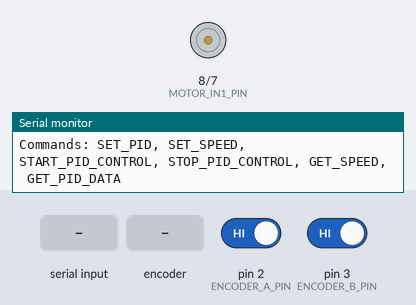
The sketch below on a simulated Arduino Uno, built with avr-gcc and run on an emulated ATmega328P. Shown: motor-driver pin pairs drawn as motors (green arrow = first pin HIGH = forward, orange = second pin HIGH = backward, longer = more drive, scaled by the enable pin), the last lines printed to the serial monitor. The test bench sets the inputs (shaded band); at power-on: pin 2 (ENCODER_A_PIN) HIGH, pin 3 (ENCODER_B_PIN) HIGH.

Above: at 1.2 s.
1.3 s: "START_PID_CONTROL" received over Serial
3.8 s: rotary encoder on pin 2 (ENCODER_A_PIN) / pin 3 (ENCODER_B_PIN) turned 2 steps (second pin leading)
At 3.95 s:
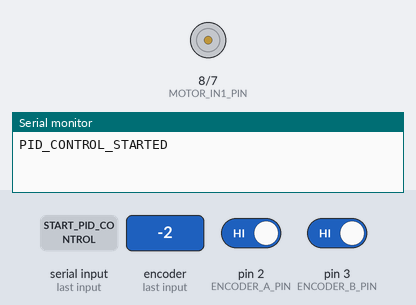
5.7 s: "START_COAST_DOWN" received over Serial
At 7.7 s:
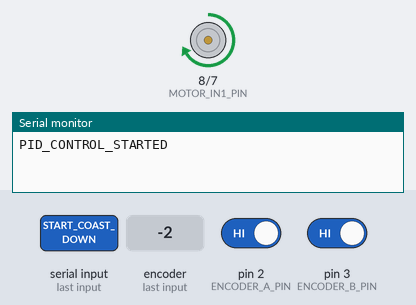
8.7 s: "STOP_PID_CONTROL" received over Serial
11.2 s: "START_STEADY_STATE" received over Serial
At 43.4 s:
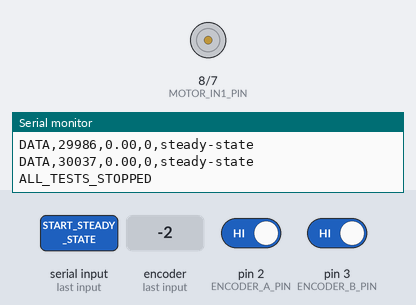
Timing chart, 0 to 43.7 s (numbered marks = the images above; inputs shaded):
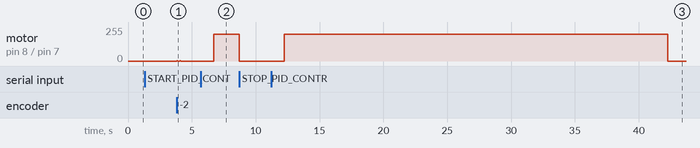

Measured:
- after the input at 3.8 s, motor on pin 8 (MOTOR_IN1_PIN) / pin 7 (MOTOR_IN2_PIN): stopped → forward 1/255 after 0.23 s, → stopped 0.10 s later
- after the input at 5.7 s, motor on pin 8 (MOTOR_IN1_PIN) / pin 7 (MOTOR_IN2_PIN): stopped → forward 200/255 after 1.0 s
- after the input at 11.2 s, motor on pin 8 (MOTOR_IN1_PIN) / pin 7 (MOTOR_IN2_PIN): stopped → forward 200/255 after 1.0 s, → stopped 30.0 s later

The sketch:

CtrlHub_PID_Control.ino
```cpp
/*
  ==============================================================
  CtrlHub PID Control - Enhanced Arduino Interface
  ==============================================================
  This sketch extends the parameter extraction functionality
  to include PID control capabilities for the DC Motor PID
  Control experiment.

  Features:
  - All existing parameter extraction tests
  - PID controller implementation
  - Real-time speed control
  - Data logging and reporting

  Pin Configuration:
  - Motor ENA (PWM Speed): Pin 9
  - Motor IN1 (Direction): Pin 8
  - Motor IN2 (Direction): Pin 7
  - Encoder A: Pin 2 (Interrupt Pin)
  - Encoder B: Pin 3 (Interrupt Pin)

  Commands:
  - SET_PID Kp Ki Kd: Set PID parameters
  - SET_SPEED speed: Set target speed
  - START_PID_CONTROL: Begin PID control loop
  - STOP_PID_CONTROL: Stop PID control
  - GET_SPEED: Get current speed
  - GET_PID_DATA: Get speed, error, output data
*/

#include <PID_v1.h>

// ======================================================
// ENCODER AND MOTOR CONFIGURATION
// ======================================================
const int COUNTS_PER_REVOLUTION = 2400;  // 4 * PPR for quadrature

// Pin Definitions
const int MOTOR_ENA_PIN = 9;   // PWM pin for motor speed
const int MOTOR_IN1_PIN = 8;   // Motor direction pin 1
const int MOTOR_IN2_PIN = 7;   // Motor direction pin 2
const int ENCODER_A_PIN = 2;   // Encoder A (interrupt)
const int ENCODER_B_PIN = 3;   // Encoder B (interrupt)

// Global Variables
volatile long encoderCount = 0;
volatile long lastEncoderCount = 0;
unsigned long lastTime = 0;
unsigned long currentTime = 0;
float currentSpeed = 0.0;  // RPM

// Test control variables
bool testRunning = false;
String currentTest = "";
unsigned long testStartTime = 0;
const int DATA_INTERVAL = 50;  // 50ms between readings

// PID Control Variables
double pidSetpoint = 0.0;     // Target speed (RPM)
double pidInput = 0.0;        // Current speed (RPM)
double pidOutput = 0.0;       // PID output (PWM value)
double pidKp = 1.0, pidKi = 0.1, pidKd = 0.01;  // PID gains
bool pidControlActive = false;

// Create PID controller
PID pidController(&pidInput, &pidOutput, &pidSetpoint, pidKp, pidKi, pidKd, DIRECT);

// ======================================================
// INTERRUPT SERVICE ROUTINES (ISRs)
// ======================================================
void readEncoderA() {
  bool A = digitalRead(ENCODER_A_PIN);
  bool B = digitalRead(ENCODER_B_PIN);

  if (A == B) {
    encoderCount--;
  } else {
    encoderCount++;
  }
}

void readEncoderB() {
  bool A = digitalRead(ENCODER_A_PIN);
  bool B = digitalRead(ENCODER_B_PIN);

  if (A == B) {
    encoderCount++;
  } else {
    encoderCount--;
  }
}

// ======================================================
// SETUP FUNCTION
// ======================================================
void setup() {
  Serial.begin(9600);

  // Initialize motor pins
  pinMode(MOTOR_ENA_PIN, OUTPUT);
  pinMode(MOTOR_IN1_PIN, OUTPUT);
  pinMode(MOTOR_IN2_PIN, OUTPUT);

  // Initialize encoder pins
  pinMode(ENCODER_A_PIN, INPUT_PULLUP);
  pinMode(ENCODER_B_PIN, INPUT_PULLUP);

  // Attach interrupts
  attachInterrupt(digitalPinToInterrupt(ENCODER_A_PIN), readEncoderA, CHANGE);
  attachInterrupt(digitalPinToInterrupt(ENCODER_B_PIN), readEncoderB, CHANGE);

  // Initialize PID controller
  pidController.SetMode(AUTOMATIC);
  pidController.SetOutputLimits(0, 255);  // PWM limits
  pidController.SetSampleTime(50);       // 50ms sample time

  // Stop motor initially
  stopMotor();

  Serial.println("CtrlHub PID Control System Ready");
  Serial.println("Commands: SET_PID, SET_SPEED, START_PID_CONTROL, STOP_PID_CONTROL, GET_SPEED, GET_PID_DATA");
}

// ======================================================
// MOTOR CONTROL FUNCTIONS
// ======================================================
void runMotor(int pwmValue) {
  digitalWrite(MOTOR_IN1_PIN, HIGH);
  digitalWrite(MOTOR_IN2_PIN, LOW);
  analogWrite(MOTOR_ENA_PIN, pwmValue);
}

void stopMotor() {
  analogWrite(MOTOR_ENA_PIN, 0);
  digitalWrite(MOTOR_IN1_PIN, LOW);
  digitalWrite(MOTOR_IN2_PIN, LOW);
}

// ======================================================
// SPEED CALCULATION
// ======================================================
float calculateRPM() {
  currentTime = millis();
  unsigned long deltaTime = currentTime - lastTime;

  if (deltaTime >= DATA_INTERVAL) {
    long deltaCount = encoderCount - lastEncoderCount;

    // Calculate RPM
    // RPM = (deltaCount / COUNTS_PER_REVOLUTION) * (60000 / deltaTime)
    currentSpeed = (float)deltaCount * 60000.0 / (COUNTS_PER_REVOLUTION * deltaTime);

    lastEncoderCount = encoderCount;
    lastTime = currentTime;
  }

  return currentSpeed;
}

// ======================================================
// PID CONTROL FUNCTIONS
// ======================================================
void updatePIDController() {
  if (!pidControlActive) return;

  // Update current speed
  pidInput = calculateRPM();

  // Compute PID
  pidController.Compute();

  // Apply output to motor
  runMotor((int)pidOutput);
}

void setPIDParameters(double kp, double ki, double kd) {
  pidKp = kp;
  pidKi = ki;
  pidKd = kd;
  pidController.SetTunings(pidKp, pidKi, pidKd);

  Serial.print("PID_SET_OK Kp:");
  Serial.print(pidKp);
  Serial.print(" Ki:");
  Serial.print(pidKi);
  Serial.print(" Kd:");
  Serial.println(pidKd);
}

void setTargetSpeed(double speed) {
  pidSetpoint = speed;
  Serial.print("SPEED_SET_OK Target:");
  Serial.println(pidSetpoint);
}

void startPIDControl() {
  pidControlActive = true;
  encoderCount = 0;
  lastEncoderCount = 0;
  lastTime = millis();

  Serial.println("PID_CONTROL_STARTED");
}

void stopPIDControl() {
  pidControlActive = false;
  stopMotor();
  Serial.println("PID_CONTROL_STOPPED");
}

// ======================================================
// COMMAND PROCESSING
// ======================================================
void processCommand(String command) {
  command.trim();

  if (command.startsWith("SET_PID")) {
    // Parse: SET_PID 1.0 0.1 0.01
    int firstSpace = command.indexOf(' ');
    int secondSpace = command.indexOf(' ', firstSpace + 1);
    int thirdSpace = command.indexOf(' ', secondSpace + 1);

    if (firstSpace > 0 && secondSpace > 0 && thirdSpace > 0) {
      double kp = command.substring(firstSpace + 1, secondSpace).toDouble();
      double ki = command.substring(secondSpace + 1, thirdSpace).toDouble();
      double kd = command.substring(thirdSpace + 1).toDouble();
      setPIDParameters(kp, ki, kd);
    } else {
      Serial.println("ERROR_INVALID_PID_FORMAT");
    }
  }
  else if (command.startsWith("SET_SPEED")) {
    // Parse: SET_SPEED 100.0
    int spaceIndex = command.indexOf(' ');
    if (spaceIndex > 0) {
      double speed = command.substring(spaceIndex + 1).toDouble();
      setTargetSpeed(speed);
    } else {
      Serial.println("ERROR_INVALID_SPEED_FORMAT");
    }
  }
  else if (command == "START_PID_CONTROL") {
    startPIDControl();
  }
  else if (command == "STOP_PID_CONTROL") {
    stopPIDControl();
  }
  else if (command == "GET_SPEED") {
    float speed = calculateRPM();
    Serial.print("SPEED:");
    Serial.println(speed);
  }
  else if (command == "GET_PID_DATA") {
    float speed = calculateRPM();
    double error = pidSetpoint - pidInput;
    Serial.print("SPEED:");
    Serial.print(speed);
    Serial.print(",ERROR:");
    Serial.print(error);
    Serial.print(",OUTPUT:");
    Serial.println(pidOutput);
  }

  // Legacy parameter extraction commands
  else if (command == "START_COAST_DOWN") {
    startCoastDownTest();
  }
  else if (command.startsWith("START_STEADY_STATE")) {
    int spaceIndex = command.indexOf(' ');
    if (spaceIndex > 0) {
      int pwmValue = command.substring(spaceIndex + 1).toInt();
      startSteadyStateTest(pwmValue);
    } else {
      startSteadyStateTest(150); // Default
    }
  }
  else if (command.startsWith("START_BACK_EMF")) {
    int spaceIndex = command.indexOf(' ');
    if (spaceIndex > 0) {
      int pwmValue = command.substring(spaceIndex + 1).toInt();
      startBackEMFTest(pwmValue);
    } else {
      startBackEMFTest(200); // Default
    }
  }
  else if (command == "STOP_TEST") {
    stopAllTests();
  }
  else {
    Serial.println("ERROR_UNKNOWN_COMMAND");
  }
}

// ======================================================
// LEGACY TEST IMPLEMENTATIONS
// ======================================================
void startCoastDownTest() {
  currentTest = "coast-down";
  testRunning = true;
  testStartTime = millis();
  encoderCount = 0;
  lastEncoderCount = 0;
  lastTime = millis();

  // Spin up motor then let it coast
  runMotor(200);
  delay(2000);  // Spin for 2 seconds
  stopMotor();

  Serial.println("COAST_DOWN_STARTED");
}

void startSteadyStateTest(int pwmValue) {
  currentTest = "steady-state";
  testRunning = true;
  testStartTime = millis();
  encoderCount = 0;
  lastEncoderCount = 0;
  lastTime = millis();

  runMotor(pwmValue);
  Serial.print("STEADY_STATE_STARTED PWM:");
  Serial.println(pwmValue);
}

void startBackEMFTest(int pwmValue) {
  currentTest = "back-emf";
  testRunning = true;
  testStartTime = millis();
  encoderCount = 0;
  lastEncoderCount = 0;
  lastTime = millis();

  runMotor(pwmValue);
  Serial.print("BACK_EMF_STARTED PWM:");
  Serial.println(pwmValue);
}

void stopAllTests() {
  testRunning = false;
  currentTest = "";
  stopMotor();
  Serial.println("ALL_TESTS_STOPPED");
}

// ======================================================
// MAIN LOOP
// ======================================================
void loop() {
  // Handle serial commands
  if (Serial.available()) {
    String command = Serial.readString();
    processCommand(command);
  }

  // Update PID controller if active
  if (pidControlActive) {
    updatePIDController();
  }

  // Handle legacy test data output
  if (testRunning && (millis() - lastTime >= DATA_INTERVAL)) {
    float rpm = calculateRPM();
    unsigned long elapsed = millis() - testStartTime;

    Serial.print("DATA,");
    Serial.print(elapsed);
    Serial.print(",");
    Serial.print(rpm);
    Serial.print(",");
    Serial.print(encoderCount);
    Serial.print(",");
    Serial.println(currentTest);

    // Auto-stop tests after reasonable duration
    if (elapsed > 30000) { // 30 seconds
      stopAllTests();
    }
  }

  delay(10); // Small delay for stability
}
```
